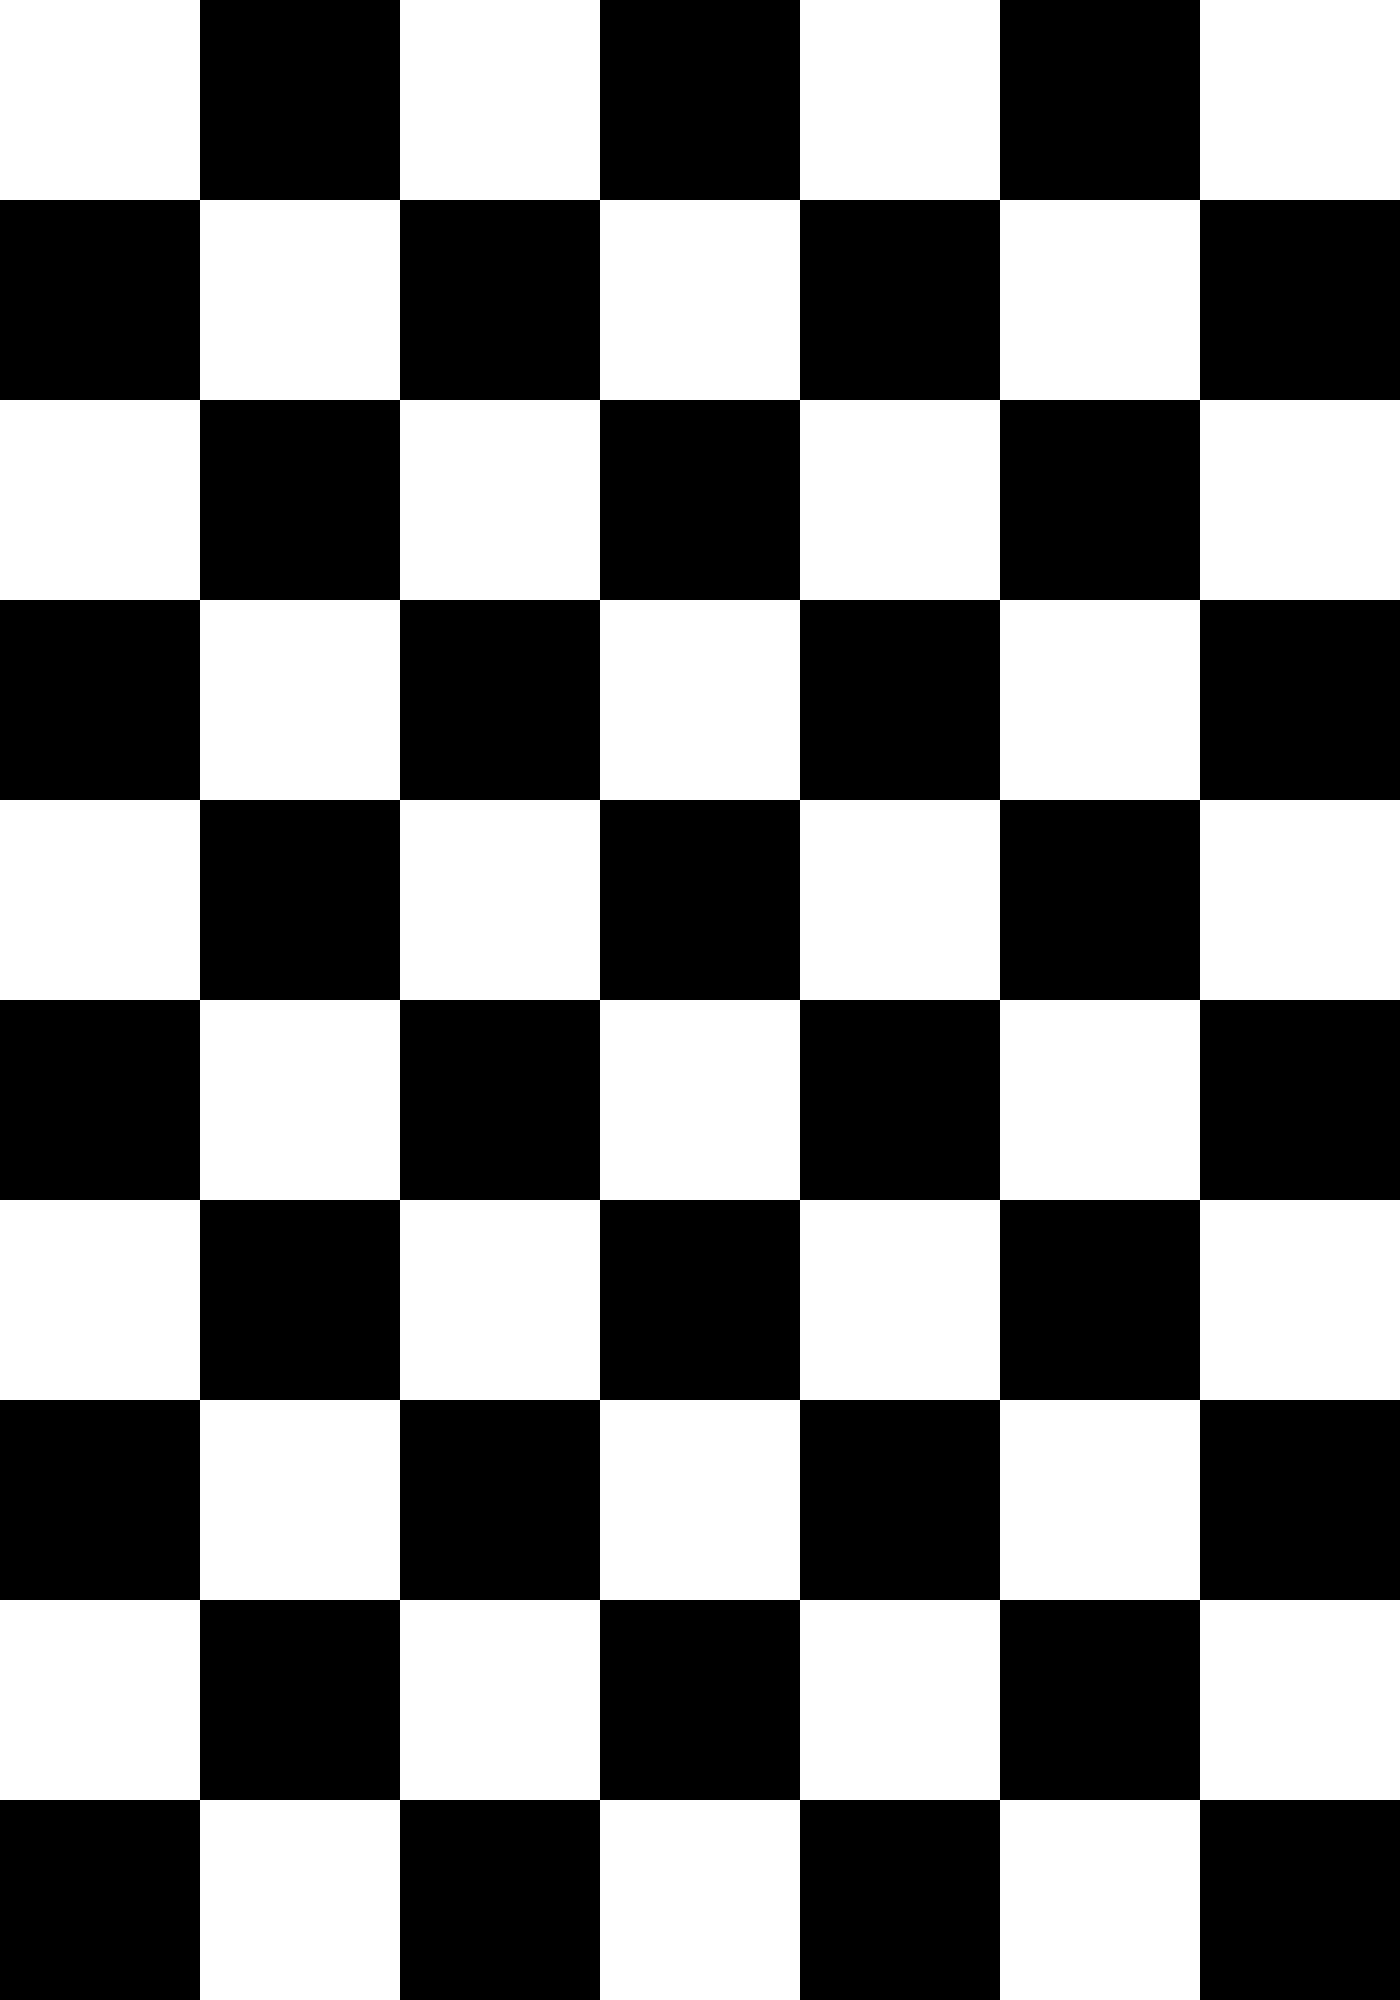

This figure's Python source:
from PIL import Image

h = 2000
hc = 10
w = 1400
wc = 7
img = Image.new("RGB", (w, h), (0, 0, 0)) # create a new 15x15 image
pixels = img.load() # create the pixel map

for i in range (w):
    for j in range(h):
        if ((i // (h // hc)) & 1) ^ ((j // (w // wc)) & 1):
            pixels[i,j] = (0, 0, 0)
        else:
            pixels[i,j] = (255, 255, 255)

img.save('./checkerboard.png')
